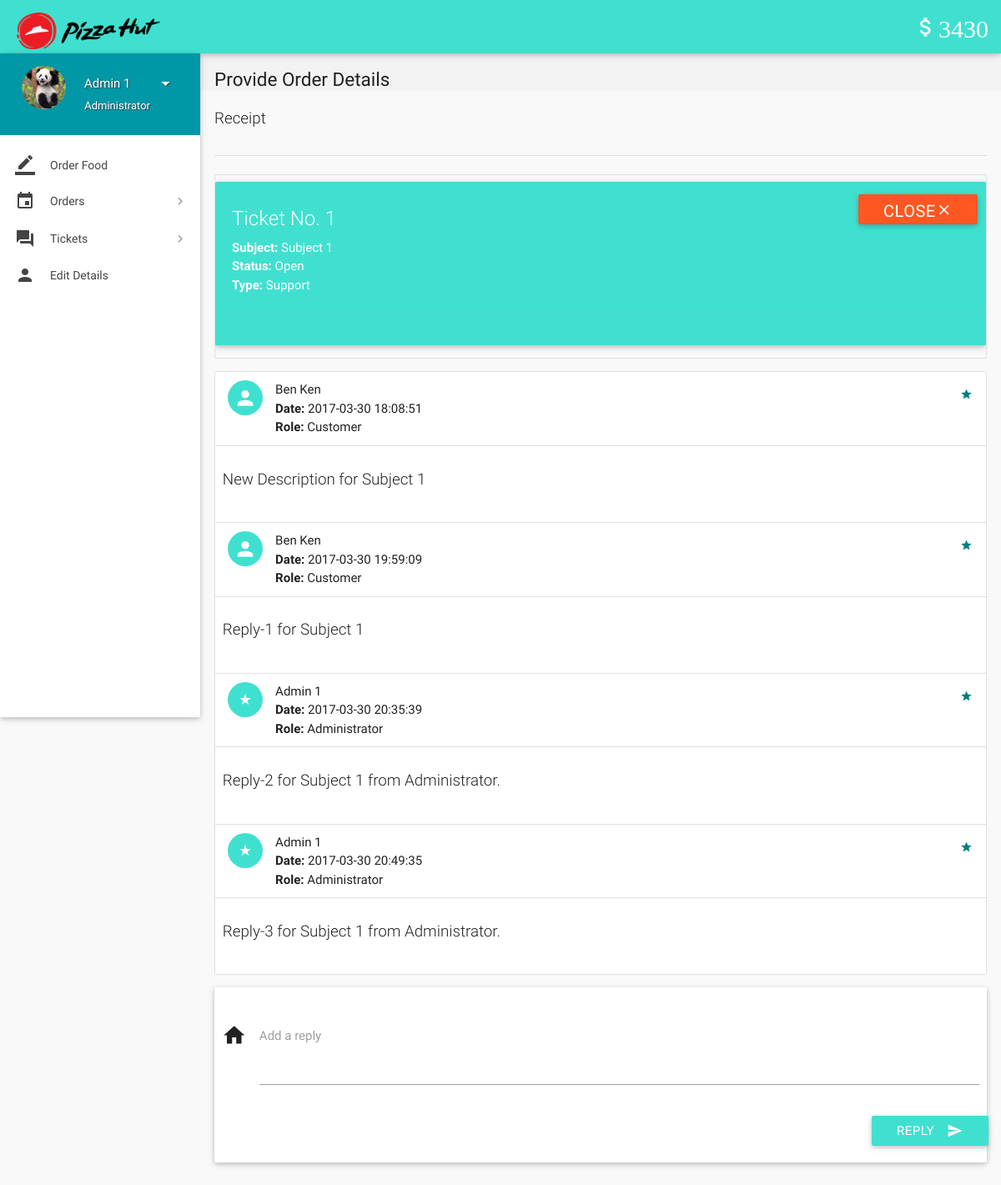
The app's page /view-ticket-admin.php?id=1 (signed in) with its own data.
### tables this page shows
CREATE TABLE `wallet_details` (
  `id` int(11) NOT NULL,
  `wallet_id` int(11) NOT NULL,
  `number` varchar(16) NOT NULL,
  `cvv` int(3) NOT NULL,
  `balance` int(11) NOT NULL DEFAULT 2000
);

CREATE TABLE `tickets` (
  `id` int(11) NOT NULL,
  `poster_id` int(11) NOT NULL,
  `subject` varchar(100) NOT NULL,
  `description` varchar(3000) NOT NULL,
  `status` varchar(8) NOT NULL DEFAULT 'Open',
  `type` varchar(30) NOT NULL DEFAULT 'Others',
  `date` datetime NOT NULL DEFAULT current_timestamp(),
  `deleted` tinyint(4) NOT NULL DEFAULT 0
);

CREATE TABLE `ticket_details` (
  `id` int(11) NOT NULL,
  `ticket_id` int(11) NOT NULL,
  `user_id` int(11) NOT NULL,
  `description` varchar(1000) NOT NULL,
  `date` datetime NOT NULL DEFAULT current_timestamp()
);

CREATE TABLE `users` (
  `id` int(11) NOT NULL,
  `role` varchar(15) NOT NULL DEFAULT 'Customer',
  `name` varchar(15) NOT NULL,
  `username` varchar(10) NOT NULL,
  `password` varchar(16) NOT NULL,
  `email` varchar(35) DEFAULT NULL,
  `address` varchar(300) DEFAULT NULL,
  `contact` bigint(11) NOT NULL,
  `verified` tinyint(1) NOT NULL DEFAULT 0,
  `deleted` tinyint(4) NOT NULL DEFAULT 0
);

### includes/wallet.php (called while the page is built)
<?php
$user_id=$_SESSION['user_id'];
$sql = mysqli_query($con, "SELECT * FROM wallet where customer_id = $user_id");
while($row1 = mysqli_fetch_array($sql)){
$wallet_id = $row1['id'];
}
$sql = mysqli_query($con, "SELECT * FROM wallet_details where wallet_id = $wallet_id");
while($row1 = mysqli_fetch_array($sql)){
$balance = $row1['balance'];
}
?>

### includes/connect.php (called while the page is built, shortened)
<?php
$name = $_SESSION['name'];
$role = $_SESSION['role'];
?>

### view-ticket-admin.php (the view, shortened to what this page needs)
<?php
include 'includes/connect.php';
include 'includes/wallet.php';
$continue=0;
if($_SESSION['admin_sid']==session_id())
{
		$ticket_id = $_GET['id'];
		$sql1 = "SELECT * FROM tickets WHERE id = $ticket_id;";
		if(mysqli_num_rows(mysqli_query($con,$sql1))>0){
			$row  = $con->query($sql1)->fetch_assoc();
			$type = $row['type'];
			$subject = $row['subject'];
			$status = $row['status'];
			$continue=1;
		}
		else
			$continue = 0;
}
if($continue){
?>
<!DOCTYPE html>
<html lang="en">
<head>
  <link href="css/materialize.min.css" type="text/css" rel="stylesheet" media="screen,projection">
  <link href="css/style.min.css" type="text/css" rel="stylesheet" media="screen,projection">
  <link href="css/custom/custom.min.css" type="text/css" rel="stylesheet" media="screen,projection">
  <link href="js/plugins/perfect-scrollbar/perfect-scrollbar.css" type="text/css" rel="stylesheet" media="screen,projection">
</head>
<body>
  <header id="header" class="page-topbar">
        <div class="navbar-fixed">
            <nav class="navbar-color">
                <div class="nav-wrapper">
                    <ul class="left">
                      <li><h1 class="logo-wrapper"><a href="index.php" class="brand-logo darken-1"><img src="images/materialize-logo1.png" alt="logo"></a> <span class="logo-text">Logo</span></h1></li>
                    </ul>
                    <ul class="right hide-on-med-and-down">
                        <li><a href="#" class="waves-effect waves-block waves-light"><i class="mdi-editor-attach-money"><?php echo $balance;?></i></a>
                        </li>
                    </ul>
                </div>
            </nav>
        </div>
  </header>
  <div id="main">
    <div class="wrapper">
      <aside id="left-sidebar-nav">
        <ul id="slide-out" class="side-nav fixed leftside-navigation">
            <li class="user-details cyan darken-2">
            <div class="row">
                <div class="col col s4 m4 l4">
                    <img src="images/avatar1.jpg" alt="" class="circle responsive-img valign profile-image">
                </div>
                <div class="col col s8 m8 l8">
                    <a class="btn-flat dropdown-button waves-effect waves-light white-text profile-btn" href="#" data-activates="profile-dropdown"><?php echo $name;?> <i class="mdi-navigation-arrow-drop-down right"></i></a>
                    <p class="user-roal"><?php echo $role;?></p>
                </div>
            </div>
            </li>
            <li class="bold"><a href="index.php" class="waves-effect waves-cyan"><i class="mdi-editor-border-color"></i> Order Food</a>
            </li>
                <li class="no-padding">
                    <ul class="collapsible collapsible-accordion">
                        <li class="bold"><a class="collapsible-header waves-effect waves-cyan"><i class="mdi-editor-insert-invitation"></i> Orders</a>
                        </li>
                    </ul>
                </li>
                 <li class="no-padding">
                    <ul class="collapsible collapsible-accordion">
                        <li class="bold"><a class="collapsible-header waves-effect waves-cyan"><i class="mdi-action-question-answer"></i> Tickets</a>
                        </li>
                    </ul>
                </li>
            <li class="bold"><a href="details.php" class="waves-effect waves-cyan"><i class="mdi-social-person"></i> Edit Details</a>
            </li>
        </ul>
        </aside>
      <section id="content">
        <div id="breadcrumbs-wrapper">
          <div class="container">
            <div class="row">
              <div class="col s12 m12 l12">
                <h5 class="breadcrumbs-title">Provide Order Details</h5>
              </div>
            </div>
          </div>
        </div>
        <div class="container">
          <p class="caption">Receipt</p>
          <div class="divider"></div>
<div class="section">
                                <?php
								echo '<ul id="task-card" class="collection with-header">
									<div id="card-alert" class="card cyan">
										<div class="card-content white-text">
										<span class="card-title white-text darken-1">Ticket No. '.$ticket_id.'</span>
										<p><strong>Subject: </strong>'.$subject.'</p>
										<p><strong>Status: </strong>'.$status.'</p>
										<p><strong>Type: </strong>'.$type.'</p>
										</div>
										<div class="card-action cyan">
										<form method="post" action="routers/ticket-status.php">
										<input type="hidden" name="ticket_id" value="'.$ticket_id.'">
										<input type="hidden" name="status" value="'.($status != 'Closed' ? 'Closed' : 'Open').'">
										<button class="waves-effect waves-light deep-orange btn white-text" type="submit" name="action">'
										.($status != 'Closed' ? 'Close<i class="mdi-navigation-close"></i>' : 'Reopen<i class="mdi-navigation-check"></i>').'
										</button>
										</form>
										</div>
									</div>
                                </ul>';
								echo '<ul id="issues-collection" class="collection">';
								$sql1 = mysqli_query($con, "SELECT * from ticket_details WHERE ticket_id = $ticket_id;");
								while($row1 = mysqli_fetch_array($sql1)){
									$sql2 = "SELECT * FROM users WHERE id = ".$row1['user_id'].";";
									if(mysqli_num_rows(mysqli_query($con,$sql2))>0){
										$row2  = $con->query($sql2)->fetch_assoc();
										$name = $row2['name'];
										$role1 = $row2['role'];
									}
								  echo '
								  <li class="collection-item avatar">
									  <i class="'.($role1=='Administrator' ? 'mdi-action-star-rate' : 'mdi-social-person').' cyan circle"></i>
									  <span class="collection-header"> '.$name.'</span>
									  <p><strong>Date:</strong> '.$row1['date'].'</p>
									  <p><strong>Role:</strong> '.$role1.'</p>
									  <a href="#" class="secondary-content">
									  <i class="mdi-action-grade"></i></a>
								  </li>
								  <li class="collection-item">
									  <div class="row">
									  <p class="caption">'.$row1['description'].'</p>
									  </div>
									  </li>';
								}
							  echo '</ul>';
							  if($status != 'Closed'){
							  echo '
							  <div class="card-panel">
                  <div class="row">
                    <form class="formValidate" id="formValidate" method="post" action="routers/ticket-message.php" novalidate="novalidate" class="col s12">
                      <div class="row">
					  <input type="hidden" name="role" value="'.$role.'">
					  <input type="hidden" name="ticket_id" value="'.$ticket_id.'">
                        <div class="input-field col s12">
                          <i class="mdi-action-home prefix"></i>
                          <textarea name="message" id="message" class="materialize-textarea validate" data-error=".errorTxt1"></textarea>
                          <label for="message" class="">Add a reply</label>
						  <div class="errorTxt1"></div>
                        </div>
                        <div class="row">
                          <div class="input-field col s12">
                            <button class="btn cyan waves-effect waves-light right" type="submit" name="action">Reply
                              <i class="mdi-content-send right"></i>
                            </button>
                          </div>
                        </div>
                      </div>
                    </form>
                  </div>
                </div>';
							  }
								?>
          </div>
              </div>
            </div>
        </div>
</body>
</html>
<?php
	}
?>

### records on screen
wallet_details: balance "3430"
tickets: subject "Subject 1", status "Open", type "Support"
ticket_details: user.name "Ben Ken", date "2017-03-30 18:08:51", user.role "Customer", description "New Description for Subject 1"
ticket_details: user.name "Ben Ken", date "2017-03-30 19:59:09", user.role "Customer", description "Reply-1 for Subject 1"
ticket_details: user.name "Admin 1", date "2017-03-30 20:35:39", user.role "Administrator", description "Reply-2 for Subject 1 from Administrator."
ticket_details: user.name "Admin 1", date "2017-03-30 20:49:35", user.role "Administrator", description "Reply-3 for Subject 1 from Administrator."

### other values on screen
$name "Admin 1"
$role "Administrator"
$ticket_id "1"
